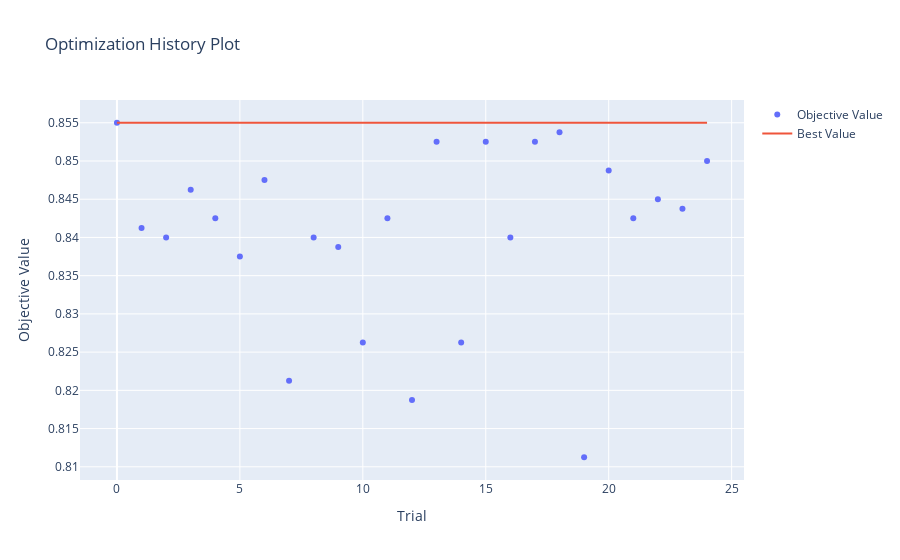

Notebook cell for this chart:
### Code cell
optuna.visualization.plot_optimization_history(study)

### Figure 1 — Plotly figure (JSON) as saved in the notebook; plotly's stock layout.template omitted (floating-point values rounded to 4 significant figures)
{"data": [{"mode": "markers", "name": "Objective Value", "type": "scatter", "x": [0, 1, 2, 3, 4, 5, 6, 7, 8, 9, 10, 11, 12, 13, 14, 15, 16, 17, 18, 19, 20, 21, 22, 23, 24], "y": [0.855, 0.8412, 0.84, 0.8462, 0.8425, 0.8375, 0.8475, 0.8212, 0.84, 0.8387, 0.8262, 0.8425, 0.8187, 0.8525, 0.8262, 0.8525, 0.84, 0.8525, 0.8538, 0.8113, 0.8488, 0.8425, 0.845, 0.8438, 0.85]}, {"mode": "lines", "name": "Best Value", "type": "scatter", "x": [0, 1, 2, 3, 4, 5, 6, 7, 8, 9, 10, 11, 12, 13, 14, 15, 16, 17, 18, 19, 20, 21, 22, 23, 24], "y": [0.855, 0.855, 0.855, 0.855, 0.855, 0.855, 0.855, 0.855, 0.855, 0.855, 0.855, 0.855, 0.855, 0.855, 0.855, 0.855, 0.855, 0.855, 0.855, 0.855, 0.855, 0.855, 0.855, 0.855, 0.855]}, {"marker": {"color": "#cccccc"}, "mode": "markers", "name": "Infeasible Trial", "showlegend": false, "type": "scatter", "x": [], "y": []}], "layout": {"title": {"text": "Optimization History Plot"}, "xaxis": {"title": {"text": "Trial"}}, "yaxis": {"title": {"text": "Objective Value"}}}}
